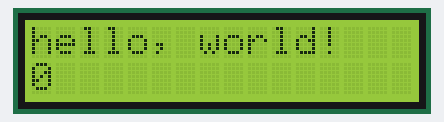
This sketch was run on a simulated Arduino Uno, built with avr-gcc and run on an emulated ATmega328P. Parts: 16×2 character LCD.

Above: at 0.1 s.
At 4.1 s:
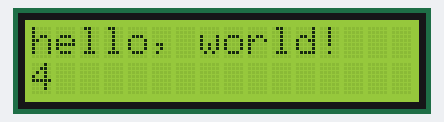
At 9.1 s:
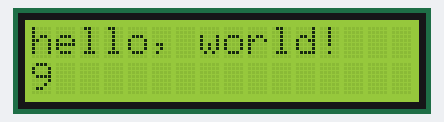
At 19.1 s:
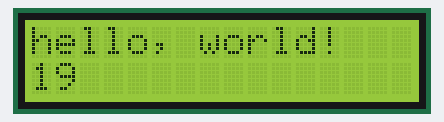
At 29.1 s:
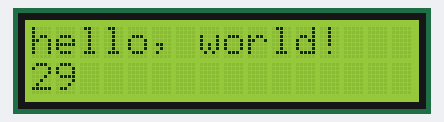
At 39.1 s:
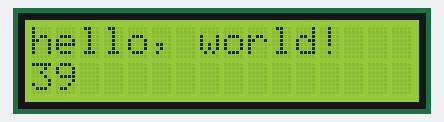

The sketch:

keyboard_o.ino
```cpp
/* const char row = 4;
const char col = 4;
const char key[row][col] = {
    {11, 12, 13, 14},
    {21, 22, 23, 24},
    {31, 32, 33, 34},
    {41, 42, 43, 44}};
const int debounce = 20;
const int rowPins[row] = {8, 9, 10, 11};
const int colPins[col] = {4, 5, 6, 7};

void setup()
{
    // Serial.begin(9600);
    for (int i = 0; i < col; i++)//列设为输出高电平
    {
        pinMode(colPins[i], OUTPUT);
        digitalWrite(colPins[i], HIGH);
        Serial.print(colPins[i]);
        Serial.println(" Setup finished");//调试用语句
    }
    for (int i = 0; i < row; i++)//行设为读取，开启上拉电阻（为了复位）
    {
        pinMode(rowPins[i], INPUT);
        digitalWrite(rowPins[i], HIGH);
        Serial.print(rowPins[i]);
        Serial.println(" Setup finished");//调试用语句
    }
}

void loop()
{
    int key = getKey();
    if (key)//调试用语句
    {
        Serial.println(int(key));
    }
}

char getKey()
{
    char input = 0;
    for (int i = 0; i < col; i++)
    {
        digitalWrite(colPins[i], LOW);
        for (int j = 0; j < row; j++)
        {
            if (digitalRead(rowPins[j]) == LOW)
            {
                delay(debounce);
                while (digitalRead(rowPins[j]) == LOW); //一个有风险的死循环
                input = key[i][j];
            }
        }
        digitalWrite(colPins[i], HIGH);
    }
    return input;
} */
```

1602LCD_o.ino
```cpp
//连线来源 https://www.arduino.cc/en/Tutorial/HelloWorld
// include the library code:
#include <LiquidCrystal.h>

// initialize the library with the numbers of the interface pins
LiquidCrystal lcd(A0,A1,A2,A3,A4,A5);

void setup() {
  // set up the LCD's number of columns and rows:
  lcd.begin(16, 2);
  // Print a message to the LCD.
  lcd.print("hello, world!");
}

void loop() {
  // set the cursor to column 0, line 1
  // (note: line 1 is the second row, since counting begins with 0):
  lcd.setCursor(0, 1);
  // print the number of seconds since reset:
  lcd.print(millis() / 1000);
}
```

Measured:
- what the display in image 1 shows lasts 1.0 s, from 4.0 s to 5.0 s
